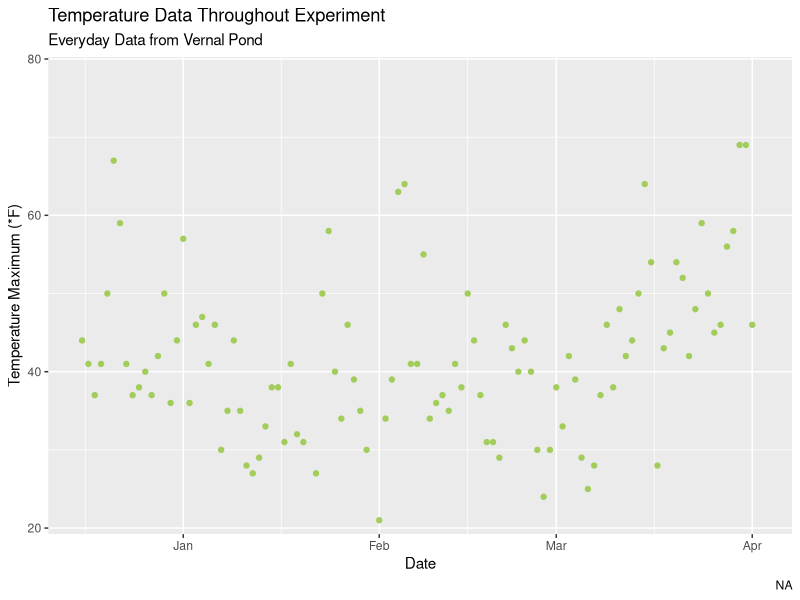

Source code (R):
library(ggplot2)

Pond_Data <- read.csv("CSV_DataStorage.csv", stringsAsFactors = FALSE)
Pond_Data$Date <- as.Date( Pond_Data$Date )
## Thesue two equations are for area and volume of each measurement for the pond.
Pond_Data$Area <- (((Pond_Data$South + Pond_Data$North + 1500) / 2) * ((Pond_Data$West + Pond_Data$East + 1100) / 2) * pi) / 10000
Pond_Data$Volume <- ((((Pond_Data$South + Pond_Data$North + 1500) / 2) * ((Pond_Data$West + Pond_Data$East + 1100) / 2) * (Pond_Data$Depth) * (4/3) * pi) / 2) / 1000000

## The area calculation follows the equation for an ellipse: a*b*pi, and the volume calculation follows the equation for an ellipsoid: a*b*c*pi*(4/3).
## Divided by 2 to get half an ellipsoid, represents general shape of the pond.
## Extra 4 digit number represents base length of a pond axis.
## Reason for adding the two sides together is for the equation of an ellipse or an ellipsoid, a, b, and c, represent radii, but because the sides are uneven, I make a diameter to represent the general length of that axis, and then divide that by two to get the radius for that side.

## Code used to make graphs, from: http://r-statistics.co/Complete-Ggplot2-Tutorial-Part1-With-R-Code.html

## Disables sientific notation.
options(scipen=999)

## Code used to make Date over X graphs.

## SPvD <- ggplot(Pond_Data, aes(x=Volume, y=Date)) + geom_point(col="green", size=1.5) + geom_smooth(method="lm", col="darkgreen")
## SPvDL <- SPvD + labs(title="Volume over Time", subtitle="Everyday Data from Vernal Pond", y="Date", x="Volume of Pond (m^3)", caption="NA")
## SPvDZ <- SPvDL + coord_cartesian(xlim=c(0,20), )



SPta <- ggplot(Pond_Data, aes(x=TemperatureMax, y=Area)) + geom_point(col="darkgreen", size=1.5) + geom_smooth(method="lm", col="red")
SPtaL <- SPta + labs(title="Correlation Between Temperature and Area", subtitle="Everyday Data from Vernal Pond", y="Surface Area of Pond (m^2)", x="Temperature Maximum (*F)", caption="NA")
SPtaZ <- SPtaL + coord_cartesian(xlim=c(25,77.5), ylim=c(130,210))

SPtv <- ggplot(Pond_Data, aes(x=TemperatureMax, y=Volume)) + geom_point(col="darkgreen", size=1.5) + geom_smooth(method="lm", col="red")
SPtvL <- SPtv + labs(title="Correlation Between Temperature and Volume", subtitle="Everyday Data from Vernal Pond", y="Volume of Pond (m^3)", x="Temperature Maximum", caption="NA")
SPtvZ <- SPtvL + coord_cartesian(xlim=c(25,77.5), ylim=c(0,20))

SPra <- ggplot(Pond_Data, aes(x=Rain, y=Area)) + geom_point(col="darkblue", size=1.5) + geom_smooth(method="lm", col="darkgoldenrod3")
SPraL <- SPra + labs(title="Correlation Between Precipitation and Area", subtitle="Everyday Data from Vernal Pond", y="Surface Area of Pond (m^2)", x="Rainfall (in.)", caption="NA")
SPraZ <- SPraL + coord_cartesian(xlim=c(0,2.25), ylim=c(137.5,220))

SPrv <- ggplot(Pond_Data, aes(x=Rain, y=Volume)) + geom_point(col="darkblue", size=1.5) + geom_smooth(method="lm", col="darkgoldenrod3")
SPrvL <- SPrv + labs(title="Correlation Between Precipitation and Volume", subtitle="Everyday Data from Vernal Pond", y="Volume of Pond (m^3)", x="Rainfall (in.)", caption="NA")
SPrvZ <- SPrvL + coord_cartesian(xlim=c(0,2.25), ylim=c(0,25))

SPrd <- ggplot(Pond_Data, aes(x=Rain, y=Depth)) + geom_point(col="darkblue", size=1.5) + geom_smooth(method="lm", col="aquamarine4")
SPrdL <-SPrd + labs(title="Correlation Between Precipitation and Depth", subtitle="Everyday Data from Vernal Pond", y="Depth (in.)", x="Rainfall (in.)", caption="NA")
SPrdZ <- SPrdL + coord_cartesian(xlim=c(0,2.25), ylim=c(0,20))

SPtd <- ggplot(Pond_Data, aes(x=TemperatureMax, y=Depth)) + geom_point(col="darkgreen", size=1.5) + geom_smooth(method="lm", col="aquamarine4")
SPtdL <- SPtd + labs(title="Correlation Between Temperature and Depth", subtitle="Everyday Data from Vernal Pond", y="Depth (in.)", x="Temperature Maxium (*F)", caption="NA")
SPtdZ <- SPtdL + coord_cartesian(xlim=c(25,77.5), ylim=c(0,20))

SPtr <- ggplot(Pond_Data, aes(x=TemperatureMax, y=Rain)) + geom_point(col="darkgreen", size=1.5) + geom_smooth(method="lm", col="aquamarine4")
SPtrL <- SPtr + labs(title="Correlation Between Temperature and Precipitation", subtitle="Everyday Data from Vernal Pond", y="Rainfall (in.)", x="Temperature Maxium (*F)", caption="NA")
SPtrZ <- SPtrL + coord_cartesian(xlim=c(25,77.5), ylim=c(0,2.35))

## Code used for Y over Date graphs

SPDt <- ggplot(Pond_Data, aes(x=Date, y=TemperatureMax)) + geom_point(col="darkolivegreen3", size=1.5)
SPDtL <- SPDt + labs(title="Temperature Data Throughout Experiment", subtitle="Everyday Data from Vernal Pond", y="Temperature Maximum (*F)", x="Date", caption="NA")
SPDtZ <- SPDtL + coord_cartesian(, ylim=c(22,77.5))

## Code used to make lollipop graph, from http://r-statistics.co/Top50-Ggplot2-Visualizations-MasterList-R-Code.html#Lollipop%20Chart

LPPDr <- ggplot(Pond_Data, aes(x=Date, y=Rain)) + geom_point(col="dodgerblue2", size=1.5)
LPPDrC <- LPPDr + geom_segment(aes(x=Date, xend=Date, y=0, yend=Rain))
LPPDrT <- LPPDrC + labs(title="Precipitation Data Throughout Experiment", subtitle="Everyday Data from Vernal Pond", caption="NA")

## Code used to make line graph, from https://www.r-graph-gallery.com/279-plotting-time-series-with-ggplot2/

LIPDt <- ggplot(Pond_Data, aes(x=Date, y=TemperatureMax)) + geom_line() + ylab("Temperature Maximum (*F)")

## Code used to make PNG versions of graph, from: http://www.cookbook-r.com/Graphs/Output_to_a_file/

ppi <- 300

png("/abyss/Common/Brian/School Work/Science Fair Project --- Vernal Pond: 2019_7th Grade/Data, CSV, Pickle Graph/Science-Fair_2019/Graphs/SPDtZ.png", width=10*ppi, height=6*ppi, res=ppi)
print(SPDtZ)
dev.off()
